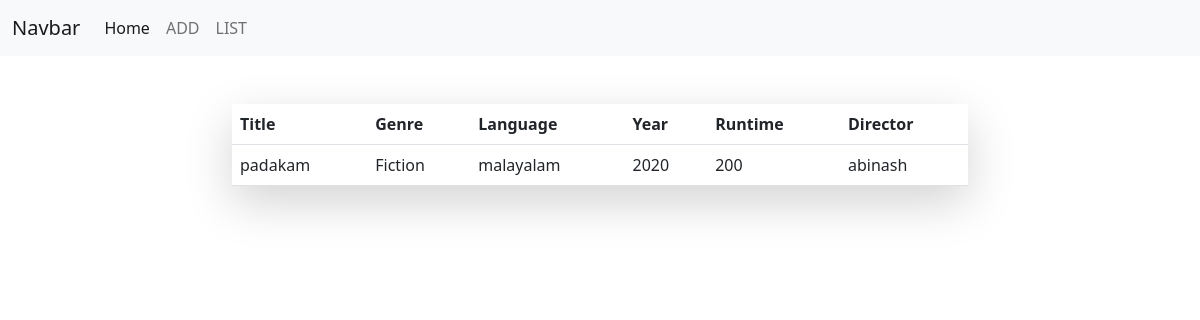
Screenshot of /movies/8/ with the database file from the repository.
### myapp/models.py (models this page shows)
class Movies(models.Model):
    title=models.CharField(max_length=200)
    genre=models.CharField(max_length=200,choices=GenreChoices.choices)
    language=models.CharField(max_length=200)
    year=models.CharField(max_length=200)
    run_time=models.PositiveIntegerField()
    director=models.CharField(max_length=200)

### myapp/views.py (the view)
# urls.py: path("movies/<int:pk>/",views.MovieDetailView.as_view(),name='movie-detail'),
class MovieDetailView(View):
    def get(self,request,*args,**kwargs):
        id=kwargs.get("pk")
        qs=Movies.objects.get(id=id)
        return render(request,'movie_detail.html',{"movie":qs})

### myapp/templates/movie_detail.html
{%extends 'base.html'%}
{%block main_block%}
<div class="container">
  <div class="row">
    <div class="col-2"></div>
    <div class="col-8">
      <table class="table mt-5 shadow-lg borderless table-hover">
        <tr>
          <th>Title</th>
          <th>Genre</th>
          <th>Language</th>
          <th>Year</th>
          <th>Runtime</th>
          <th>Director</th>
        </tr>
        <tr>
          <td>{{movie.title}}</td>
          <td>{{movie.genre}}</td>
          <td>{{movie.language}}</td>
          <td>{{movie.year}}</td>
          <td>{{movie.run_time}}</td>
          <td>{{movie.director}}</td>
        </tr>
      </table>
    </div>
    <div class="col-2"></div>
  </div>
</div>
{%endblock%}

### rows the page displays
Movies: title "padakam", genre "Fiction", language "malayalam", year "2020", run_time "200", director "abinash"
